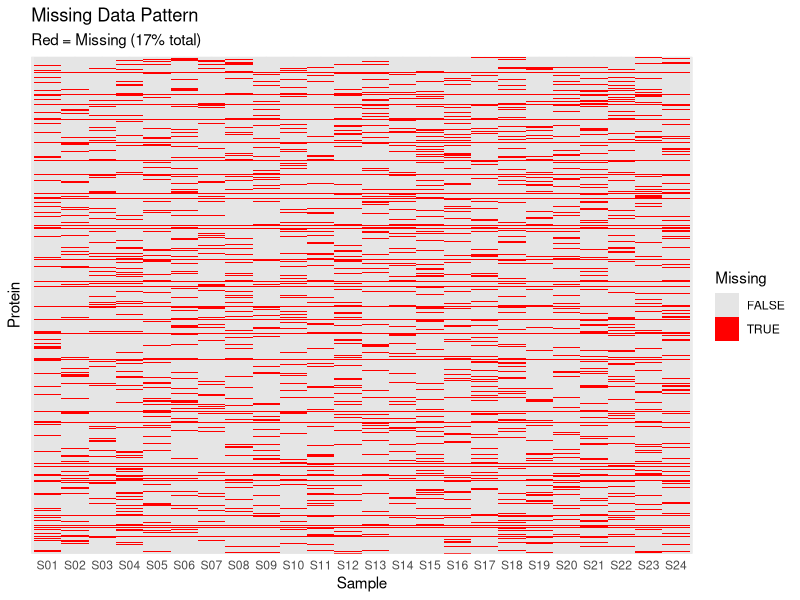
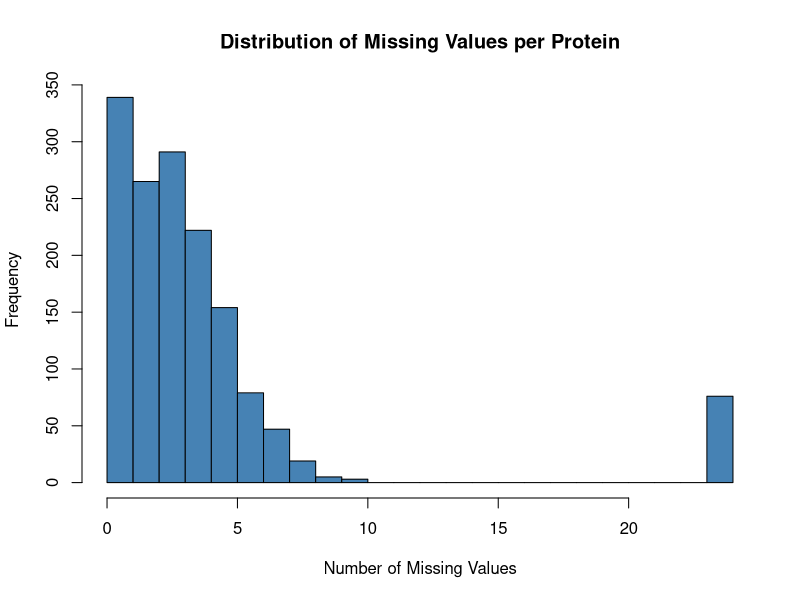
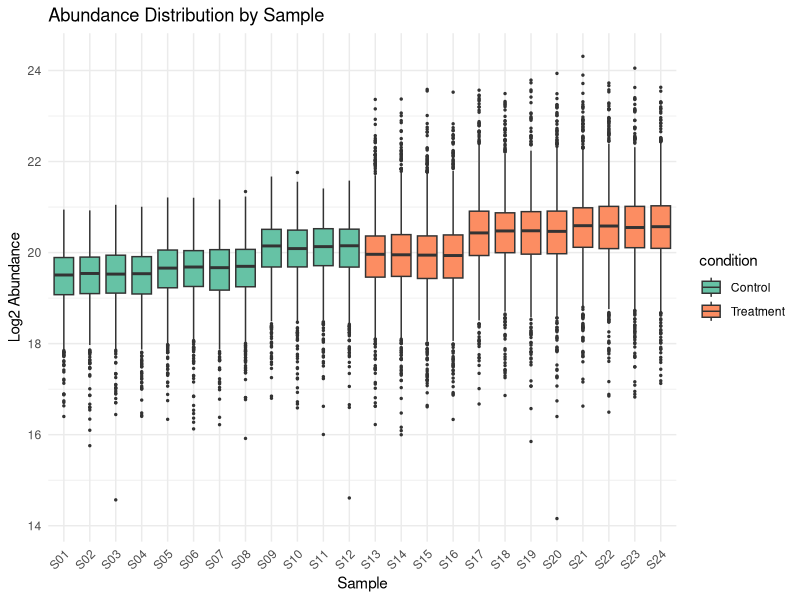
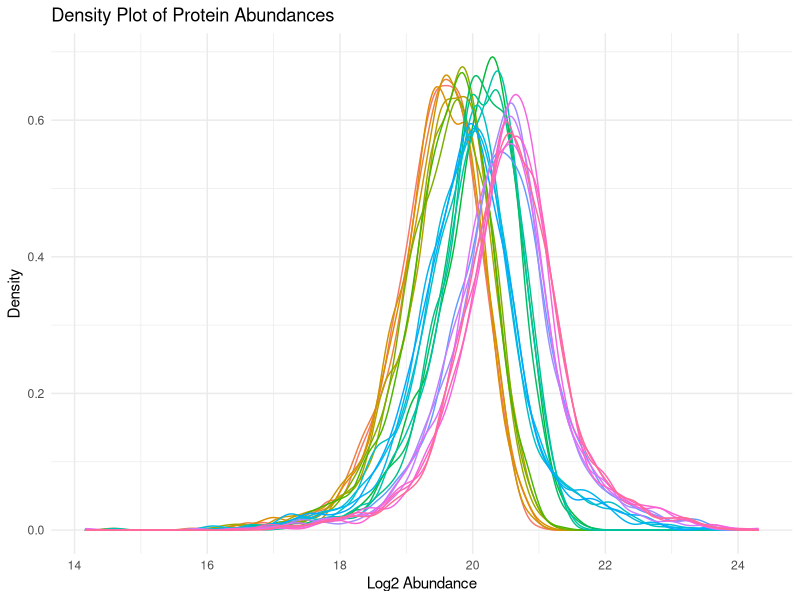
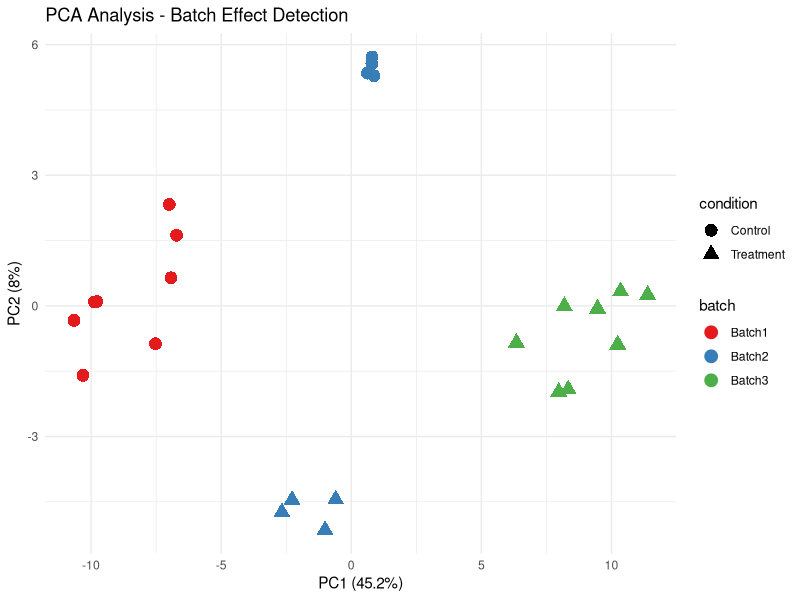
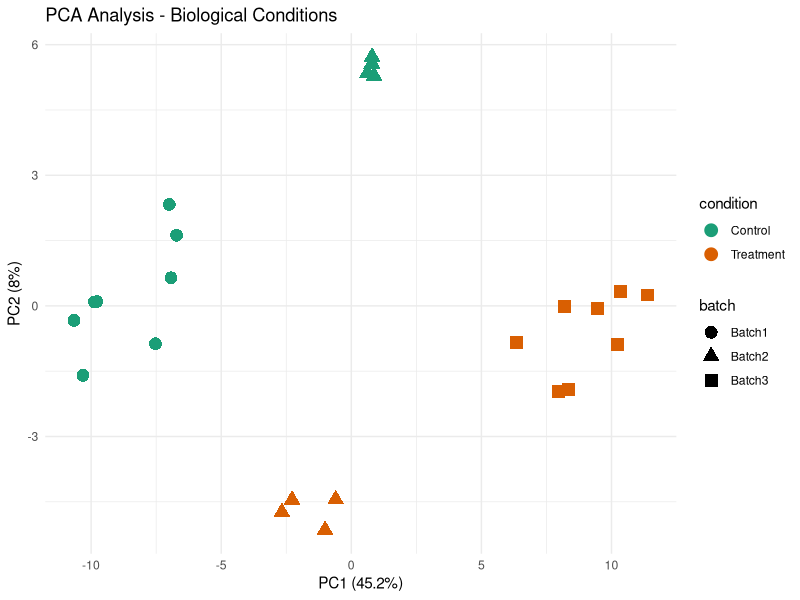
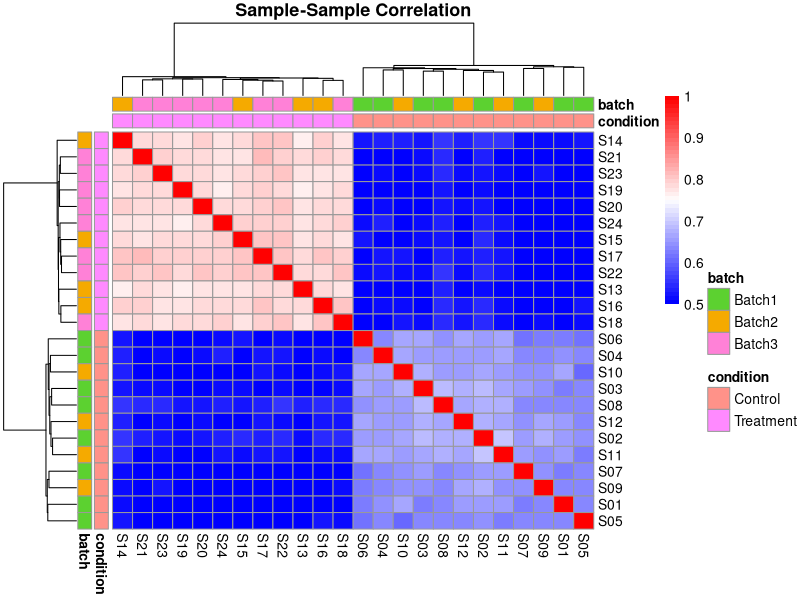
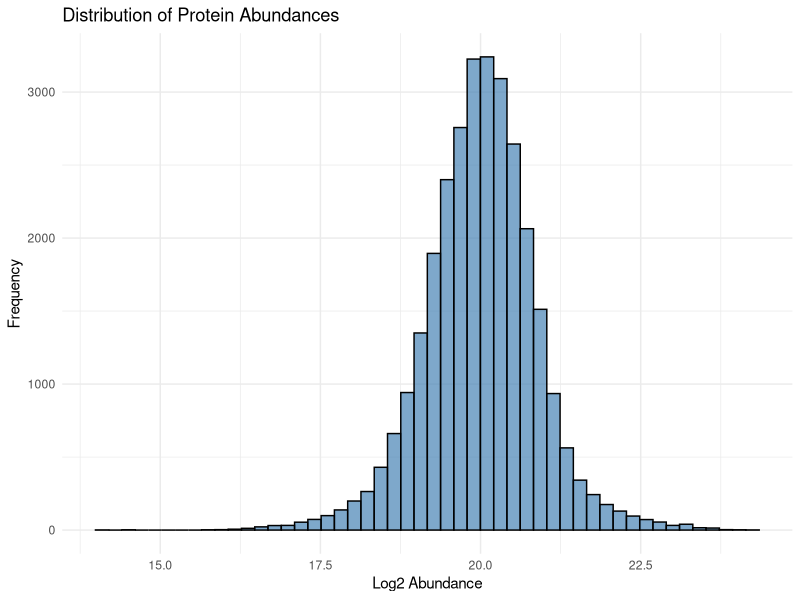

The R source for these figures, in order:
## ---- chunk 1
knitr::opts_chunk$set(echo = TRUE, warning = FALSE, message = FALSE)
install_if_missing <- function(pkg) {
  if (!requireNamespace(pkg, quietly = TRUE)) {
    install.packages(pkg, dependencies = TRUE)
  }
}

required_packages <- c("tidyverse", "pheatmap", "ggplot2", "limma", "reshape2")

invisible(lapply(required_packages, install_if_missing))

library(tidyverse)
library(pheatmap)
library(ggplot2)
library(limma)
## ---- chunk 2
## The simulated dataset used throughout this course can be downloaded from:
## https://github.com/lodiag-holocron/r4proteomics/data
## After downloading, save the files in your working directory or adjust the path below.

# Load the data components
protein_matrix <- read.csv("data/protein_matrix.csv", row.names = 1, 
                           check.names = FALSE) # Proteins × Samples
sample_metadata <- read.csv("data/sample_metadata.csv")
protein_annotations <- read.csv("data/protein_annotations.csv")

cat("Matrix dimensions:", dim(protein_matrix), "\n")
cat("Number of proteins:", nrow(protein_matrix), "\n")
cat("Number of samples:", ncol(protein_matrix), "\n")
cat("Number of missing values:", sum(is.na(protein_matrix)), "\n")

head(protein_matrix[, 1:6])
## ---- chunk 3
print(sample_metadata)

summary_stats <- data.frame(
  Sample = colnames(protein_matrix),
  Mean = apply(protein_matrix, 2, mean, na.rm = TRUE),
  Median = apply(protein_matrix, 2, median, na.rm = TRUE),
  SD = apply(protein_matrix, 2, sd, na.rm = TRUE),
  N_Missing = apply(protein_matrix, 2, function(x) sum(is.na(x)))
)

cat("\nSummary statistics for protein intensities (per sample):\n")
print(summary_stats)
## ---- chunk 4
# Solution
cat("1. Total proteins:", nrow(protein_matrix), "\n")

missing_per_protein <- apply(protein_matrix, 1, function(x) sum(is.na(x)))
cat("2. Average missing per protein:", 
    round(mean(missing_per_protein), 2), "\n")

missing_per_sample <- apply(protein_matrix, 2, function(x) sum(is.na(x)))
worst_sample <- names(which.max(missing_per_sample))
cat("3. Sample with most missing:", worst_sample, 
    "with", max(missing_per_sample), "missing values\n")
## ---- chunk 5
# Calculate missingness
missing_per_protein <- apply(protein_matrix, 1, function(x) sum(is.na(x)))
missing_per_sample <- apply(protein_matrix, 2, function(x) sum(is.na(x)))

# Visualize missing data pattern
library(reshape2)

missing_df <- melt(is.na(protein_matrix))
colnames(missing_df) <- c("Protein", "Sample", "Missing")

# Plot missing data heatmap
ggplot(missing_df, aes(x = Sample, y = Protein, fill = Missing)) +
  geom_tile() +
  scale_fill_manual(values = c("TRUE" = "red", "FALSE" = "grey90")) +
  theme_minimal() +
  theme(axis.text.y = element_blank(),
        axis.ticks.y = element_blank()) +
  labs(title = "Missing Data Pattern",
       subtitle = paste0("Red = Missing (", 
                        round(mean(missing_df$Missing) * 100, 1), "% total)"))

# Histogram of missing values per protein
hist(missing_per_protein,
     breaks = 20,
     main = "Distribution of Missing Values per Protein",
     xlab = "Number of Missing Values",
     col = "steelblue")
## ---- chunk 6
# Box plots for each sample
protein_df <- as.data.frame(protein_matrix)
protein_df$protein_id <- rownames(protein_df)

protein_long <- pivot_longer(protein_df, 
                             cols = -protein_id,
                             names_to = "sample_id",
                             values_to = "abundance")

# Add condition information
protein_long <- merge(protein_long, sample_metadata, by = "sample_id")

# Boxplot
ggplot(protein_long, aes(x = sample_id, y = abundance, fill = condition)) +
  geom_boxplot(outlier.size = 0.5) +
  theme_minimal() +
  theme(axis.text.x = element_text(angle = 45, hjust = 1)) +
  labs(title = "Abundance Distribution by Sample",
       x = "Sample", y = "Log2 Abundance") +
  scale_fill_brewer(palette = "Set2")

# Density plots
ggplot(protein_long, aes(x = abundance, color = sample_id)) +
  geom_density() +
  theme_minimal() +
  labs(title = "Density Plot of Protein Abundances",
       x = "Log2 Abundance", y = "Density") +
  theme(legend.position = "none")
## ---- chunk 7
# PCA colored by batch
pca_data <- t(na.omit(protein_matrix))
pca_result <- prcomp(pca_data, scale. = TRUE)

# Create PCA data frame
pca_df <- data.frame(
  PC1 = pca_result$x[, 1],
  PC2 = pca_result$x[, 2],
  sample_id = rownames(pca_result$x)
)

pca_df <- merge(pca_df, sample_metadata, by = "sample_id")

# Variance explained
var_explained <- summary(pca_result)$importance[2, 1:2] * 100

# PCA plot by batch
ggplot(pca_df, aes(x = PC1, y = PC2, color = batch, shape = condition)) +
  geom_point(size = 4) +
  theme_minimal() +
  labs(title = "PCA Analysis - Batch Effect Detection",
       x = paste0("PC1 (", round(var_explained[1], 1), "%)"),
       y = paste0("PC2 (", round(var_explained[2], 1), "%)")) +
  scale_color_brewer(palette = "Set1")

# PCA plot by condition
ggplot(pca_df, aes(x = PC1, y = PC2, color = condition, shape = batch)) +
  geom_point(size = 4) +
  theme_minimal() +
  labs(title = "PCA Analysis - Biological Conditions",
       x = paste0("PC1 (", round(var_explained[1], 1), "%)"),
       y = paste0("PC2 (", round(var_explained[2], 1), "%)")) +
  scale_color_brewer(palette = "Dark2")
## ---- chunk 8
# Calculate sample correlations
cor_matrix <- cor(protein_matrix, use = "pairwise.complete.obs")

# Heatmap
rownames(sample_metadata) <- sample_metadata$sample_id

pheatmap(cor_matrix,
         annotation_col = sample_metadata[, c("condition", "batch"), drop = FALSE],
         annotation_row = sample_metadata[, c("condition", "batch"), drop = FALSE],
         main = "Sample-Sample Correlation",
         color = colorRampPalette(c("blue", "white", "red"))(50),
         breaks = seq(0.5, 1, length.out = 51))
## ---- chunk 9
# Solution
# 1. Proteins with >50% missing
missing_pct <- apply(protein_matrix, 1, function(x) sum(is.na(x)) / length(x))
high_missing <- sum(missing_pct > 0.5)
cat("Proteins with >50% missing:", high_missing, 
    "(", round(high_missing / nrow(protein_matrix) * 100, 1), "%)\n")

# 2. Outlier samples based on median
sample_medians <- apply(protein_matrix, 2, median, na.rm = TRUE)
median_overall <- median(sample_medians)
mad_overall <- mad(sample_medians)
outliers <- abs(sample_medians - median_overall) > 3 * mad_overall

if (any(outliers)) {
  cat("Outlier samples:", names(sample_medians)[outliers], "\n")
} else {
  cat("No outlier samples detected\n")
}

# 3. Batch effects - already shown in PCA above
cat("Check PCA plot above for batch effect visualization\n")
## ---- chunk 10
# Histogram of all values
ggplot(protein_long, aes(x = abundance)) +
  geom_histogram(bins = 50, fill = "steelblue", color = "black", alpha = 0.7) +
  theme_minimal() +
  labs(title = "Distribution of Protein Abundances",
       x = "Log2 Abundance", y = "Frequency")

# Violin plots by condition
ggplot(protein_long, aes(x = condition, y = abundance, fill = condition)) +
  geom_violin() +
  geom_boxplot(width = 0.1, fill = "white", outlier.size = 0.5) +
  theme_minimal() +
  labs(title = "Abundance Distribution by Condition",
       x = "Condition", y = "Log2 Abundance") +
  scale_fill_brewer(palette = "Set2")
## ---- chunk 11
# Remove proteins with too many missing values
complete_proteins <- rowSums(is.na(protein_matrix)) < ncol(protein_matrix) * 0.3
filtered_matrix <- protein_matrix[complete_proteins, ]

# Impute remaining missing values with row means
for (i in 1:nrow(filtered_matrix)) {
  missing_idx <- is.na(filtered_matrix[i, ])
  if (any(missing_idx)) {
    filtered_matrix[i, missing_idx] <- mean(filtered_matrix[i, ], na.rm = TRUE)
  }
}

# Hierarchical clustering heatmap
annotation_col <- sample_metadata[, c("condition", "batch", "timepoint")]
rownames(annotation_col) <- sample_metadata$sample_id

pheatmap(filtered_matrix,
         scale = "row",
         clustering_distance_rows = "euclidean",
         clustering_distance_cols = "euclidean",
         annotation_col = annotation_col,
         show_rownames = FALSE,
         main = "Hierarchical Clustering of Samples",
         color = colorRampPalette(c("blue", "white", "red"))(50))
## ---- chunk 12
# Calculate Euclidean distances between samples
sample_dist <- dist(t(filtered_matrix))
sample_dist_matrix <- as.matrix(sample_dist)

# Heatmap of distances
pheatmap(sample_dist_matrix,
         annotation_col = annotation_col,
         annotation_row = annotation_col,
         main = "Sample-Sample Distance Matrix",
         color = colorRampPalette(c("red", "white"))(10))

# MDS plot (alternative to PCA)
mds_result <- cmdscale(sample_dist, k = 2)
mds_df <- data.frame(
  MDS1 = mds_result[, 1],
  MDS2 = mds_result[, 2],
  sample_id = colnames(filtered_matrix)
)
mds_df <- merge(mds_df, sample_metadata, by = "sample_id")

ggplot(mds_df, aes(x = MDS1, y = MDS2, color = condition, shape = batch)) +
  geom_point(size = 4) +
  theme_minimal() +
  labs(title = "MDS Plot of Sample Similarity",
       x = "MDS Dimension 1", y = "MDS Dimension 2") +
  scale_color_brewer(palette = "Dark2")
## ---- chunk 13
# Calculate CV for each protein
calculate_cv <- function(x) {
  (sd(x, na.rm = TRUE) / mean(x, na.rm = TRUE)) * 100
}

cv_by_condition <- protein_long %>%
  group_by(protein_id, condition) %>%
  summarise(cv = calculate_cv(abundance), .groups = "drop")

# Plot CV distribution
ggplot(cv_by_condition, aes(x = cv, fill = condition)) +
  geom_histogram(bins = 30, alpha = 0.7, position = "identity") +
  theme_minimal() +
  labs(title = "Coefficient of Variation Distribution",
       x = "CV (%)", y = "Count") +
  scale_fill_brewer(palette = "Set2") +
  facet_wrap(~ condition, ncol = 1)

# Summary statistics
cv_summary <- cv_by_condition %>%
  group_by(condition) %>%
  summarise(
    mean_cv = mean(cv, na.rm = TRUE),
    median_cv = median(cv, na.rm = TRUE),
    sd_cv = sd(cv, na.rm = TRUE)
  )

print(cv_summary)
## ---- chunk 14
# Solution
# 1. Data quality report
cat("=== DATA QUALITY REPORT ===\n\n")
cat("Dataset dimensions:", nrow(protein_matrix), "proteins x", 
    ncol(protein_matrix), "samples\n")
cat("Total missing values:", sum(is.na(protein_matrix)), 
    "(", round(mean(is.na(protein_matrix)) * 100, 1), "%)\n")
cat("Samples:", paste(sample_metadata$sample_id, collapse = ", "), "\n")
cat("Conditions:", paste(unique(sample_metadata$condition), collapse = ", "), "\n")
cat("Batches:", paste(unique(sample_metadata$batch), collapse = ", "), "\n\n")

# 2. Top 10 most variable proteins
protein_variance <- apply(filtered_matrix, 1, var, na.rm = TRUE)
top10_variable <- names(sort(protein_variance, decreasing = TRUE)[1:10])
cat("Top 10 most variable proteins:\n")
print(top10_variable)

# Plot top variable proteins
top10_data <- protein_long %>%
  filter(protein_id %in% top10_variable)

ggplot(top10_data, aes(x = sample_id, y = abundance, color = condition, group = 1)) +
  geom_line() +
  geom_point() +
  facet_wrap(~ protein_id, scales = "free_y", ncol = 2) +
  theme_minimal() +
  theme(axis.text.x = element_text(angle = 45, hjust = 1)) +
  labs(title = "Top 10 Most Variable Proteins", x = "Sample", y = "Abundance")

# 3. Clustering by condition
cat("Checking sample clustering by condition:\n")
cat("Review the PCA and hierarchical clustering plots above.\n")
cat("Samples should cluster primarily by condition if biological signal is strong.\n")
## ---- chunk 15
# Function to generate QC report
generate_qc_report <- function(data_matrix, metadata) {
  report <- list()
  
  # Basic statistics
  report$n_proteins <- nrow(data_matrix)
  report$n_samples <- ncol(data_matrix)
  report$missing_pct <- mean(is.na(data_matrix)) * 100
  
  # Sample statistics
  report$sample_stats <- data.frame(
    Sample = colnames(data_matrix),
    N_Quantified = colSums(!is.na(data_matrix)),
    Median_Abundance = apply(data_matrix, 2, median, na.rm = TRUE),
    Mean_Abundance = apply(data_matrix, 2, mean, na.rm = TRUE),
    SD_Abundance = apply(data_matrix, 2, sd, na.rm = TRUE)
  )
  
  # Protein statistics
  report$protein_stats <- data.frame(
    N_Complete = sum(rowSums(is.na(data_matrix)) == 0),
    N_Partial = sum(rowSums(is.na(data_matrix)) > 0 & rowSums(is.na(data_matrix)) < ncol(data_matrix)),
    N_Mostly_Missing = sum(rowSums(is.na(data_matrix)) > ncol(data_matrix) * 0.5)
  )
  
  return(report)
}

# Generate report
qc_report <- generate_qc_report(protein_matrix, sample_metadata)

# Print report
cat("=== QUALITY CONTROL SUMMARY ===\n\n")
cat("Total Proteins:", qc_report$n_proteins, "\n")
cat("Total Samples:", qc_report$n_samples, "\n")
cat("Missing Data:", round(qc_report$missing_pct, 2), "%\n\n")

cat("Protein Completeness:\n")
cat("  Complete (no missing):", qc_report$protein_stats$N_Complete, "\n")
cat("  Partial missing:", qc_report$protein_stats$N_Partial, "\n")
cat("  Mostly missing (>50%):", qc_report$protein_stats$N_Mostly_Missing, "\n\n")

print(qc_report$sample_stats)
